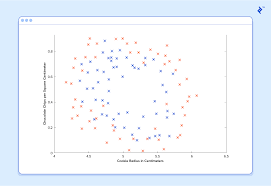
#> input picture ml2.png, 271 x 186 px
$ python logic2.py
#> lines starting #> are read from the running program, lines starting #| are printed output that depends on the picture; after the words box and inside, x2 and y2 are one past the last pixel; in counts of white or black regions, pixels touching at a corner belong together
import cv2
import numpy as np

img1 = cv2.imread('ml2.png')
#> img1 is the input picture: shape (186, 271, 3); mean B, G, R 252.8, 247, 242.3
img2=cv2.imread('ml3.png')
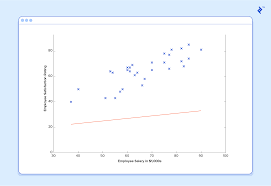
#> input picture ml3.png, 271 x 186 px
#> img2 is the input picture: shape (186, 271, 3); mean B, G, R 253.3, 247.7, 242.8

rows,cols,channels=img2.shape
#> rows = 186; cols = 271; channels = 3
roi=img1[0:rows,0:cols]

img2gray=cv2.cvtColor(img2,cv2.COLOR_BGR2GRAY)
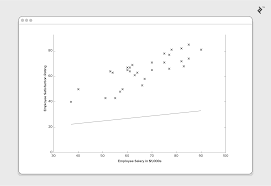
#> img2gray: shape (186, 271); min 40, max 255, mean 247
ret, mask=cv2.threshold(img2gray,190,255, cv2.THRESH_BINARY_INV)
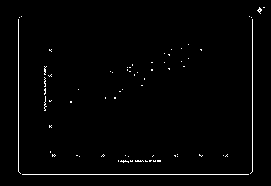
#> mask: shape (186, 271); 1.6% white in thin lines or dots, all inside (x1, y1, x2, y2) = (18, 7, 265, 175)

mask_inv=cv2.bitwise_not(mask)

img1_bg = cv2.bitwise_and(roi,roi,mask=mask_inv)
img2_fg = cv2.bitwise_and(img2,img2,mask=mask)

dst=cv2.add(img1_bg,img2_fg)
img1[0:rows,0:cols]=dst

cv2.imshow('res',dst)
cv2.imshow('img2_fg',img2_fg)
cv2.imshow('img1_bg',img1_bg)

cv2.imshow('mask_inv',mask_inv)
cv2.waitKey(0)
cv2.destroyAllWindows()
